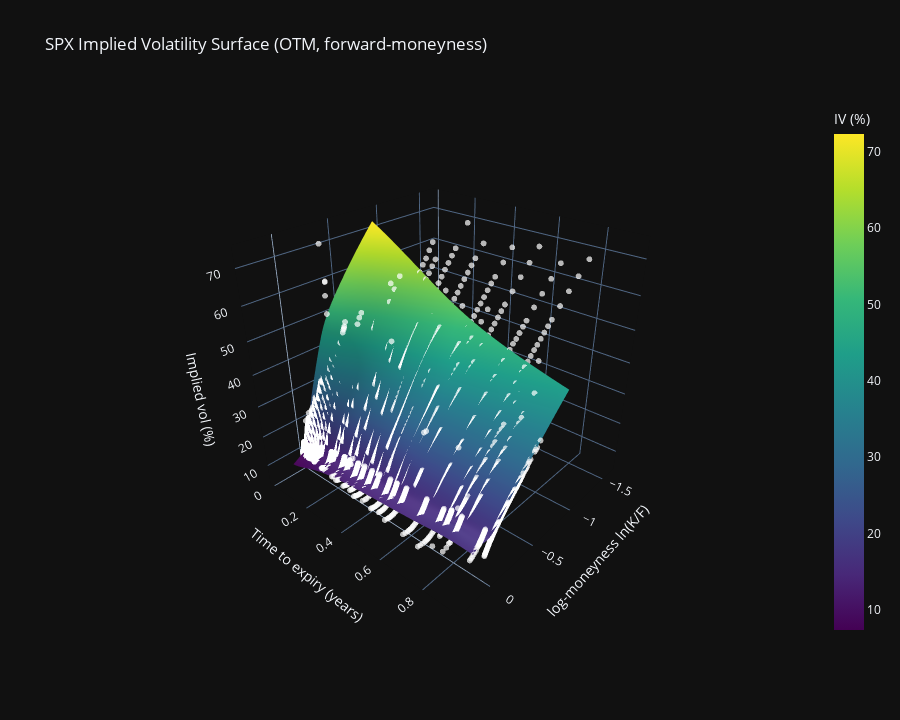

Source (notebook cell):
### Code cell
cfg = SurfaceConfig(
    min_T=1/365,  # Min 3-4 days Base 1 year =1, 1 month =1/12 etc.
    max_T=2   #
)
spx_surface_test = SPXIVSurface(spx_df2, cfg)
surface = SPXIVSurface(spx_df2, cfg=cfg)

fig = spx_surface_test.plot(
    title="SPX Implied Volatility Surface (OTM, forward-moneyness)",
    interpolate=True
)
fig.show()

### Figure 1 — Plotly figure (JSON) as saved in the notebook; plotly's stock layout.template omitted (floating-point values rounded to 4 significant figures; data arrays with more than 128 entries replaced by an {"elided": "..."} marker saying what was removed)
{"data": [{"colorbar": {"title": {"text": "IV (%)"}}, "colorscale": [[0, "#440154"], [0.1111, "#482878"], [0.2222, "#3e4989"], [0.3333, "#31688e"], [0.4444, "#26828e"], [0.5556, "#1f9e89"], [0.6667, "#35b779"], [0.7778, "#6ece58"], [0.8889, "#b5de2b"], [1, "#fde725"]], "hovertemplate": "ln(K/F): %{x:.3f}<br>T: %{y:.3f}y<br>IV: %{z:.2f}%<extra></extra>", "type": "surface", "x": {"elided": "60x60 float values"}, "y": {"elided": "60x60 float values"}, "z": {"elided": "60x60 float values"}}, {"hovertemplate": "ln(K/F): %{x:.3f}<br>T: %{y:.3f}y<br>IV: %{z:.2f}%<extra></extra>", "marker": {"color": "white", "opacity": 0.7, "size": 2}, "mode": "markers", "name": "OTM quotes", "type": "scatter3d", "x": {"elided": "6548 float values"}, "y": {"elided": "6548 float values"}, "z": {"elided": "6548 float values"}}], "layout": {"height": 720, "scene": {"camera": {"eye": {"x": 1.6, "y": 1.4, "z": 1.2}}, "xaxis": {"title": {"text": "log-moneyness ln(K/F)"}}, "yaxis": {"title": {"text": "Time to expiry (years)"}}, "zaxis": {"title": {"text": "Implied vol (%)"}}}, "title": {"text": "SPX Implied Volatility Surface (OTM, forward-moneyness)"}}}
